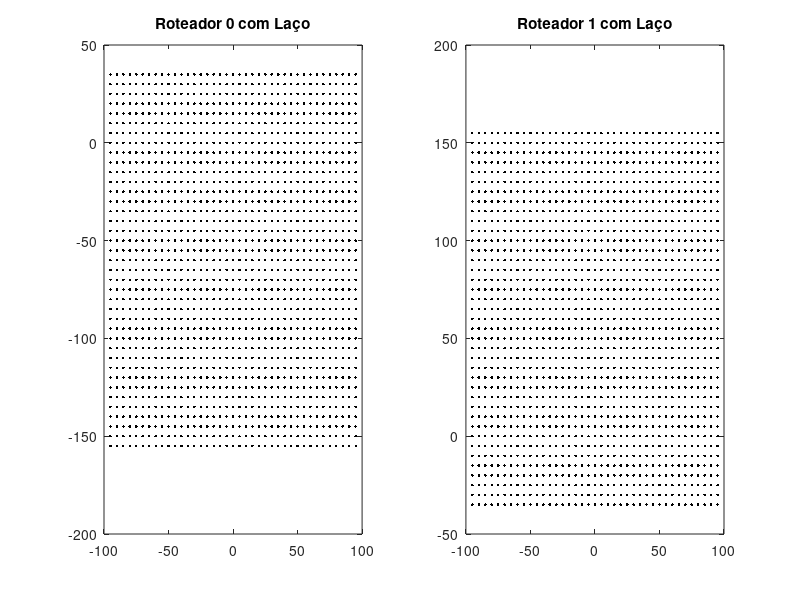
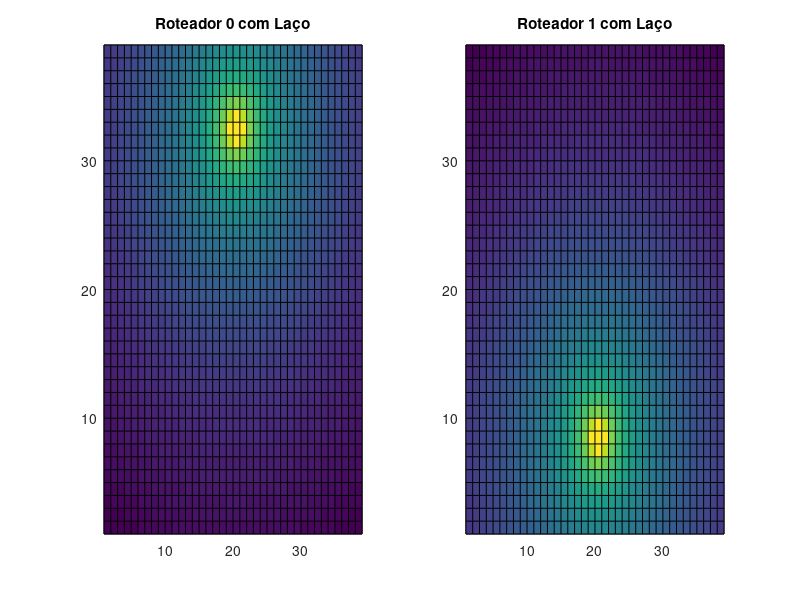
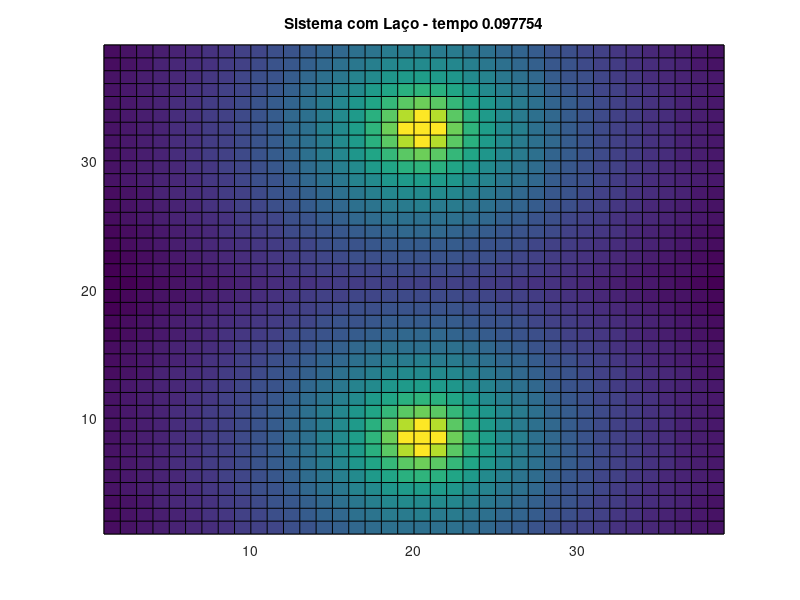

Write the MATLAB code that produced these figures, in order.
% limpa variáveis, a tela e fecha todos os gráficos existentes
clear all;clc;close all; 
dPasso = 5;                             % Resolução do grid
dDim = 200;                             % Dimensão do grid
nl = (dDim-2*dPasso)/dPasso + 1;        % Número de pontos de medição
%% Código com laço FOR
t1 = tic;                               % Abre um contador de tempo identificado por t1
% Matriz com posição de cada ponto do grid (posição relativa ao canto inferior direito)
for il = 1:nl 
    for ic = 1:nl
        px(il,ic) = dPasso + (ic-1)*dPasso;
        py(ic,il) = px(il,ic);
    end
end
% Matrizes de posição e potência recebida
for il = 1:nl
    for ic = 1:nl
        % Matrizes com posição de cada ponto do grid relativa a cada roteador
        pbs0(il,ic) = px(il,ic) + j*py(il,ic) - ( dDim/2 + 0.8*dDim*j); % Roteador 0
        pbs1(il,ic) = px(il,ic) + j*py(il,ic) - ( dDim/2 + 0.2*dDim*j); % Roteador 1
        % Cálculo da potência recebida em cada ponto do grid, recebida de cada roteador
        pl0(il,ic) = 10*log10(1/abs(pbs0(il,ic))^4/1e-3); % Roteador 0
        pl1(il,ic) = 10*log10(1/abs(pbs1(il,ic))^4/1e-3); % Roteador 1
        % cálculo da melhor potência em cada ponto do grid
        plf(il,ic) = max(pl0(il,ic), pl1(il,ic));
    end
end
tempoComFor = toc(t1); % Fecha contador de tempo e guarda tempo na variável tempoComFor
disp(['Tempo com Laço FOR = ' num2str(tempoComFor)]);   % Mostra tempo de execuçao do código
%% Gráficos para código com laço for
% Plota as posiçoes dos pontos do grid para os dois roteadores
subplot(1,2,1); plot(pbs0,'k.'); title('Roteador 0 com Laço');
subplot(1,2,2); plot(pbs1,'k.'); title('Roteador 1 com Laço');
figure;
% Plota a mapa de cores relativo a potência para os dois roteadores separadamente
subplot(1,2,1); pcolor(pl0); title('Roteador 0 com Laço');
subplot(1,2,2); pcolor(pl1); title('Roteador 1 com Laço');
figure;
% Plota a mapa de cores realtivo a melhor potência em cada ponto do grid (melhor entre os dois roteadores)
pcolor(plf);title(['Sistema com Laço - tempo ' num2str(tempoComFor)]);